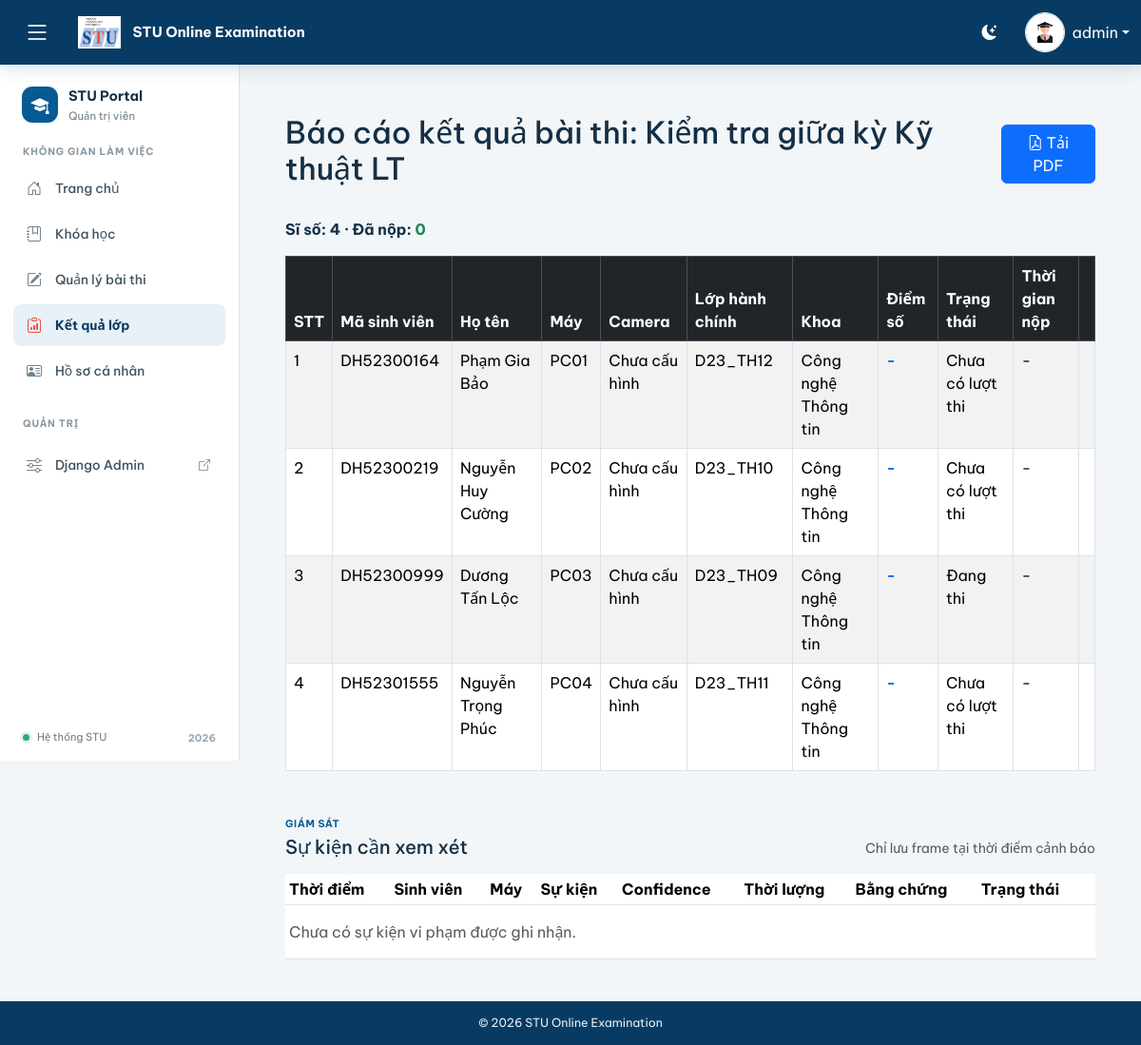
The app's page /teacher/exams/2/report/ (signed in) with its own data.
### firstApp/models.py (models this page shows, shortened)
class UserProfile(models.Model):
    ROLE_CHOICES = (
        ("student", "Sinh viên"),
        ("lecturer", "Giảng viên"),
        ("admin", "Quản trị viên"),
    )
    FACULTY_CHOICES = (
        ("CNTT", "Công nghệ Thông tin"),
        ("QTKD", "Quản trị Kinh doanh"),
        ("TKDH", "Thiết kế Đồ họa"),
        ("CK", "Cơ khí"),
        ("DTVT", "Điện tử Viễn thông"),
        ("XD", "Xây dựng"),
        ("CNTP", "Công nghệ Thực phẩm"),
        ("KT", "Kế toán"),
        ("TCNH", "Tài chính Ngân hàng"),
        ("NNA", "Ngôn ngữ Anh"),
    )
    YEAR_CHOICES = (
        (1, "Năm 1"),
        (2, "Năm 2"),
        (3, "Năm 3"),
        (4, "Năm 4"),
    )
    user = models.OneToOneField(
        User,
        on_delete=models.CASCADE
    )
    avatar = models.ImageField(
        upload_to="avatar/",
        default="avatar/default.png"
    )
    role = models.CharField(
        max_length=20,
        choices=ROLE_CHOICES,
        default="student"
    )
    student_id = models.CharField(
        max_length=50,
        blank=True,
        null=True,
        verbose_name="Mã sinh viên",
    )
    lecturer_id = models.CharField(
        max_length=50,
        blank=True,
        null=True,
        verbose_name="Mã giảng viên",
    )
    faculty = models.CharField(
        max_length=20,
        choices=FACULTY_CHOICES,
        blank=True
    )
    major = models.CharField(
        max_length=100,
        blank=True
    )
    class_name = models.CharField(
        max_length=50,
        blank=True
    )
    study_year = models.IntegerField(
        choices=YEAR_CHOICES,
        default=1
    )
    birthday = models.DateField(
        null=True,
        blank=True
    )
    phone = models.CharField(
        max_length=15,
        blank=True
    )
    address = models.TextField(
        blank=True
    )
    qr_token = models.UUIDField(
        default=uuid.uuid4,
        editable=False,
        unique=True
    )
    qr_code = models.ImageField(upload_to="qr_codes/", blank=True, null=True)
    created_at = models.DateTimeField(
        auto_now_add=True
    )
    @property
    def avatar_display_url(self):
        if self.avatar and self.avatar.name and self.avatar.name != "avatar/default.png":
            return self.avatar.url
        return f"{settings.STATIC_URL}images/default-avatar.png"

class Exam(models.Model):
    course = models.ForeignKey(
        Course,
        on_delete=models.CASCADE,
        related_name="exams",
        verbose_name="Môn học",
    )
    offering = models.ForeignKey(
        CourseOffering,
        on_delete=models.SET_NULL,
        related_name="exams",
        null=True,
        blank=True,
        verbose_name="Lớp / Nhóm",
        help_text="Nhóm môn học được phép dự thi.",
    )
    title = models.CharField(
        max_length=200,
        verbose_name="Tên bài thi",
    )
    duration_minutes = models.PositiveIntegerField(
        default=60,
        verbose_name="Thời gian làm bài (phút)",
    )
    start_time = models.DateTimeField(
        verbose_name="Thời gian bắt đầu",
    )
    end_time = models.DateTimeField(
        verbose_name="Thời gian kết thúc",
    )
    number_of_papers = models.PositiveIntegerField(
        default=1,
        verbose_name="Số mã đề",
        help_text="Ví dụ: 5 sẽ tạo 5 mã đề.",
    )
    question_data = models.JSONField(
        default=list,
        blank=True,
        verbose_name="Dữ liệu câu hỏi",
    )
    paper_codes = models.JSONField(
        default=list,
        blank=True,
        verbose_name="Danh sách mã đề",
    )
    is_active = models.BooleanField(
        default=True,
        verbose_name="Cho phép thi",
    )
    created_at = models.DateTimeField(
        auto_now_add=True,
        verbose_name="Ngày tạo",
    )
    updated_at = models.DateTimeField(
        auto_now=True,
        verbose_name="Cập nhật lần cuối",
    )

class StudentExam(models.Model):
    student = models.ForeignKey(
        User,
        on_delete=models.CASCADE
    )
    exam = models.ForeignKey(
        Exam,
        on_delete=models.CASCADE
    )
    exam_computer = models.ForeignKey(
        ExamComputer,
        on_delete=models.SET_NULL,
        null=True,
        blank=True,
        related_name="student_exams",
        verbose_name="Máy thi được phân công",
    )
    exam_code = models.CharField(max_length=50, blank=True, null=True)  # Lưu mã đề cố định
    question_snapshot = models.JSONField(
        default=list,
        blank=True,
        verbose_name="Snapshot đề thi"
    )
    question_ids = models.JSONField(
        default=list,
        blank=True,
        verbose_name="Danh sách câu hỏi của lượt thi",
    )
    started_at = models.DateTimeField(
        auto_now_add=True
    )
    finished_at = models.DateTimeField(
        null=True,
        blank=True
    )
    score = models.FloatField(
        default=0
    )
    is_submitted = models.BooleanField(
        default=False
    )
    is_terminated = models.BooleanField(default=False, verbose_name="Bị dừng do vi phạm")
    termination_reason = models.CharField(max_length=200, blank=True, default="")
    warning_count = models.PositiveSmallIntegerField(default=0, verbose_name="Số lần cảnh báo")
    active_gesture = models.CharField(max_length=30, blank=True, default="")
    gesture_started_at = models.DateTimeField(null=True, blank=True)
    gesture_warned = models.BooleanField(default=False)

### firstApp/views.py (the view)
# urls.py: path('teacher/exams/<int:exam_id>/report/', views.lecturer_exam_report, name='teacher_exam_report'),
@login_required
@user_passes_test(
    is_teacher,
    login_url="home",
)
def lecturer_exam_report(
    request,
    exam_id,
):
    exam = _get_accessible_teacher_exam(
        request,
        exam_id,
    )
    roster = _teacher_exam_roster(
        exam
    )
    proctor_events = (
        ProctorEvent.objects
        .filter(
            student_exam__exam=exam,
        )
        .select_related(
            "student_exam__student",
            "exam_computer",
            "reviewed_by",
        )
    )
    context = {
        "exam": exam,
        "roster": roster,
        "proctor_events": proctor_events,
        "total_students": len(roster),
        "submitted_count": sum(
            row["attempt"] is not None
            and row["attempt"].is_submitted
            for row in roster
        ),
    }
    return render(
        request,
        "lecturer_report.html",
        context,
    )

### templates/lecturer_report.html (shortened to what this page needs)
{% extends "base.html" %} {% block body_block %}
<div class="container mt-4">
  <div class="d-flex justify-content-between align-items-center mb-4">
    <h2>Báo cáo kết quả bài thi: {{ exam.title }}</h2>
    <a href="{% url 'teacher_exam_pdf' exam.id %}" class="btn btn-primary">
      <i class="bi bi-file-earmark-pdf"></i> Tải PDF
    </a>
  </div>
  <p class="fw-bold">
    Sĩ số: <span>{{ total_students }}</span> · Đã nộp:
    <span class="text-success">{{ submitted_count }}</span>
  </p>
  <table class="table table-bordered table-striped">
    <thead class="table-dark">
      <tr>
        <th>STT</th>
        <th>Mã sinh viên</th>
        <th>Họ tên</th>
        <th>Máy</th>
        <th>Camera</th>
        <th>Lớp hành chính</th>
        <th>Khoa</th>
        <th>Điểm số</th>
        <th>Trạng thái</th>
        <th>Thời gian nộp</th>
        <th></th>
      </tr>
    </thead>
    <tbody>
      {% for row in roster %}
      <tr>
        <td>{{ forloop.counter }}</td>
        <td>{{ row.profile.student_id|default:"N/A" }}</td>
        <td>
          {{ row.profile.user.get_full_name|default:row.profile.user.username }}
        </td>
        <td>{{ row.computer_label }}</td>
        <td>{{ row.camera_status }}</td>
        <td>{{ row.profile.class_name|default:"N/A" }}</td>
        <td>{{ row.profile.get_faculty_display|default:"N/A" }}</td>
        <td class="fw-bold text-primary">{{ row.score_label }}</td>
        <td>{{ row.status }}</td>
        <td>{{ row.attempt.finished_at|date:"d/m/Y H:i:s"|default:"-" }}</td>
        <td>
        </td>
      </tr>
      {% empty %}
      <tr>
        <td colspan="11" class="text-center text-muted">
          Lớp chưa có sinh viên ghi danh.
        </td>
      </tr>
      {% endfor %}
    </tbody>
  </table>
  <section class="mt-5">
    <div class="d-flex justify-content-between align-items-end mb-3">
      <div>
        <p class="eyebrow mb-1">GIÁM SÁT</p>
        <h3 class="h5 mb-0">Sự kiện cần xem xét</h3>
      </div>
      <span class="text-muted small">Chỉ lưu frame tại thời điểm cảnh báo</span>
    </div>
    <div class="table-responsive">
      <table class="table table-sm table-hover align-middle">
        <thead>
          <tr>
            <th>Thời điểm</th>
            <th>Sinh viên</th>
            <th>Máy</th>
            <th>Sự kiện</th>
            <th>Confidence</th>
            <th>Thời lượng</th>
            <th>Bằng chứng</th>
            <th>Trạng thái</th>
            <th></th>
          </tr>
        </thead>
        <tbody>
          {% for event in proctor_events %}
          <tr>
            <td>{{ event.created_at|date:"d/m/Y H:i:s" }}</td>
            <td>
              {{
              event.student_exam.student.get_full_name|default:event.student_exam.student.username
              }}
            </td>
            <td>
              {% if event.exam_computer %}PC{{
              event.exam_computer.computer_number|stringformat:"02d" }}{% else
              %}-{% endif %}
            </td>
            <td>{{ event.get_event_type_display }}</td>
            <td>
              {% if event.confidence is not None %}{{
              event.confidence|floatformat:2 }}{% else %}-{% endif %}
            </td>
            <td>{{ event.duration_seconds }} giây</td>
            <td>
              {% if event.evidence_image %}<a
                href="{{ event.evidence_image.url }}"
                target="_blank"
                rel="noopener"
                >Xem frame</a
              >{% else %}-{% endif %}
            </td>
            <td>
              {% if event.reviewed_at %}Đã xem{% else %}Chờ xem{% endif %}
            </td>
            <td>
              {% if not event.reviewed_at %}
              <form
                method="post"
                action="{% url 'review_proctor_event' event.id %}"
              >
                {% csrf_token %}
                <input
                  type="text"
                  name="review_note"
                  class="form-control form-control-sm mb-1"
                  maxlength="2000"
                  placeholder="Ghi chú xem xét"
                />
                <button type="submit" class="btn btn-sm btn-outline-primary">
                  Đánh dấu đã xem
                </button>
              </form>
              {% endif %}
            </td>
          </tr>
          {% empty %}
          <tr>
            <td colspan="9" class="text-muted py-3">
              Chưa có sự kiện vi phạm được ghi nhận.
            </td>
          </tr>
          {% endfor %}
        </tbody>
      </table>
    </div>
  </section>
</div>
{% endblock %}

### templates/includes/navbar.html (shortened to what this page needs)
 {% load static %}
<nav class="navbar navbar-expand-lg navbar-dark stu-navbar">
  <div class="container-fluid">
    <button
      id="menu-btn"
      class="btn btn-link text-white"
      aria-label="Mở hoặc thu gọn menu"
      aria-expanded="true"
    >
      <i class="bi bi-list fs-3"></i>
    </button>
    <a class="navbar-brand ms-3" href="{% url 'home' %}">
      <img src="{% static 'images/logo.png' %}" width="45" />
      <span class="fw-bold ms-2">STU Online Examination</span>
    </a>
    <div class="ms-auto d-flex align-items-center">
      <button id="darkModeBtn" class="btn btn-link text-white me-3">
        <i class="bi bi-moon-stars-fill"></i>
      </button>
      <div class="dropdown">
        <a
          class="text-white dropdown-toggle text-decoration-none d-flex align-items-center"
          href="#"
          data-bs-toggle="dropdown"
        >
          {% if request.user.is_authenticated %}
          <img
            src="{{ request.user.userprofile.avatar_display_url }}"
            width="42"
            height="42"
            class="rounded-circle border border-light object-fit-cover"
          />
          <span class="ms-2 text-white d-none d-md-inline"
            >{{ request.user.username }}</span
          >
          {% endif %}
        </a>
      </div>
    </div>
  </div>
</nav>

### templates/includes/sidebar.html (shortened to what this page needs)
<aside class="sidebar" id="sidebar">
  <div class="sidebar-identity">
    <span class="sidebar-mark">
      <i class="bi bi-mortarboard-fill"></i>
    </span>
    <div class="sidebar-identity-copy">
      <strong>STU Portal</strong>
      {% if request.user.is_authenticated %}
        <small>
          {{ request.user.userprofile.get_role_display }}
        </small>
      {% else %}
        <small>Khảo thí trực tuyến</small>
      {% endif %}
    </div>
  </div>
  <p class="sidebar-label">
    KHÔNG GIAN LÀM VIỆC
  </p>
  <nav class="sidebar-nav" aria-label="Điều hướng chính">
    <a
      href="{% url 'home' %}"
      class="{% if request.resolver_match.url_name == 'home' %}active{% endif %}"
    >
      <i class="bi bi-house-door"></i>
      <span>Trang chủ</span>
    </a>
    {% if request.user.is_authenticated %}
    <a
      href="{% url 'course_list' %}"
      class="{% if request.resolver_match.url_name == 'course_list' %}active{% endif %}"
    >
      <i class="bi bi-journal-bookmark"></i>
      {% if request.user.userprofile.role == "lecturer" %}
        <span>Lớp phụ trách</span>
      {% else %}
        <span>Khóa học</span>
      {% endif %}
    </a>
    <a
      href="{% url 'exam_list' %}"
      class="{% if request.resolver_match.url_name == 'exam_list' %}active{% endif %}"
    >
      <i class="bi bi-pencil-square"></i>
      {% if request.user.userprofile.role == "student" %}
        <span>Bài thi</span>
      {% else %}
        <span>Quản lý bài thi</span>
      {% endif %}
    </a>
    {% if request.user.userprofile.role == "lecturer" or request.user.userprofile.role == "admin" %}
      <a
        href="{% url 'teacher_results' %}"
        class="{% if request.resolver_match.url_name == 'teacher_results' or request.resolver_match.url_name == 'teacher_exam_report' %}active{% endif %}"
      >
        <i class="bi bi-clipboard-data"></i>
        <span>Kết quả lớp</span>
      </a>
    {% endif %}
    <a
      href="{% url 'profile' %}"
      class="{% if request.resolver_match.url_name == 'profile' %}active{% endif %}"
    >
      <i class="bi bi-person-vcard"></i>
      <span>Hồ sơ cá nhân</span>
    </a>
    {% if request.user.is_staff or request.user.is_superuser %}
      <p class="sidebar-label sidebar-label-spaced">
        QUẢN TRỊ
      </p>
      <a href="{% url 'admin:index' %}">
        <i class="bi bi-sliders"></i>
        <span>Django Admin</span>
        <i class="bi bi-box-arrow-up-right nav-external"></i>
      </a>
    {% endif %}
    {% endif %}
  </nav>
  <div class="sidebar-footer">
    <span class="status-dot"></span>
    <span>Hệ thống STU</span>
    <strong>2026</strong>
  </div>
</aside>

### records on screen
Exam: title "Kiểm tra giữa kỳ Kỹ thuật LT"
UserProfile: profile.student_id "DH52300164", profile.user.get_full_name "Phạm Gia Bảo", computer_label "PC01", camera_status "Chưa cấu hình", profile.class_name "D23_TH12", profile.faculty "Công nghệ Thông tin", score_label "-", status "Chưa có lượt thi", attempt.finished_at "-"
UserProfile: profile.student_id "DH52300219", profile.user.get_full_name "Nguyễn Huy Cường", computer_label "PC02", camera_status "Chưa cấu hình", profile.class_name "D23_TH10", profile.faculty "Công nghệ Thông tin", score_label "-", status "Chưa có lượt thi", attempt.finished_at "-"
UserProfile: profile.student_id "DH52300999", profile.user.get_full_name "Dương Tấn Lộc", computer_label "PC03", camera_status "Chưa cấu hình", profile.class_name "D23_TH09", profile.faculty "Công nghệ Thông tin", score_label "-", status "Đang thi", attempt.finished_at "-"
UserProfile: profile.student_id "DH52301555", profile.user.get_full_name "Nguyễn Trọng Phúc", computer_label "PC04", camera_status "Chưa cấu hình", profile.class_name "D23_TH11", profile.faculty "Công nghệ Thông tin", score_label "-", status "Chưa có lượt thi", attempt.finished_at "-"

### other values on screen
{{ request.user.username }} "admin"
{{ request.user.userprofile.get_role_display }} "Quản trị viên"
{{ total_students }} "4"
{{ submitted_count }} "0"
